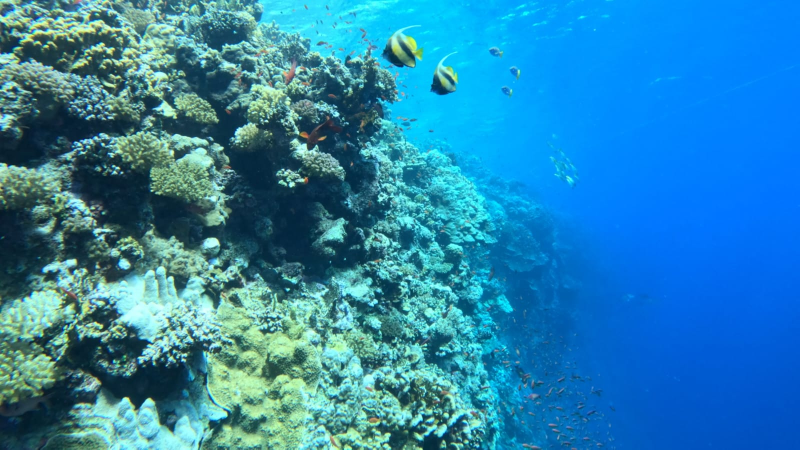
#> input picture assets/photos/originals/reef-wall.jpg, 1599 x 899 px (shown at 1/2 size); its folder holds 4 pictures in this run
$ python process-photos.py
#> lines starting #> are read from the running program, lines starting #| are printed output that depends on the picture
"""Colour-correct the client's own Red Sea photos and write the web copies
used by the main site (and, via alt*/scripts/grade-photos.py, the alts).

Reads the untouched originals in assets/photos/originals/ and writes:
  assets/photos/gallery/<name>.jpg      max 1600px wide, for large screens
  assets/photos/gallery/<name>-800.jpg  800px wide, for phones / srcset
  assets/photos/hero.jpg                the hero background (snapper-school)

The correction targets the usual underwater problems: a blue/cyan cast and
haze that flatten contrast and wash out the reds and yellows. Each channel is
levels-stretched between its own low/high percentiles (a per-channel
auto-levels, which neutralises the cast), blended back with the original by a
per-photo strength so the water stays blue rather than going grey, then given
a gentle contrast/saturation lift and an unsharp mask.

Needs Pillow + numpy. Re-run from the project root:
    python3 scripts/process-photos.py
"""
from pathlib import Path

import numpy as np
from PIL import Image, ImageEnhance, ImageFilter

ROOT = Path(__file__).resolve().parent.parent
SRC = ROOT / "assets/photos/originals"
OUT = ROOT / "assets/photos/gallery"

# name: (cast-correction strength 0..1, contrast, saturation)
PHOTOS = {
    "reef-wall":        (0.45, 1.08, 1.10),
    "bannerfish-pair":  (0.30, 1.12, 1.08),
    "split-lighthouse": (0.25, 1.05, 1.05),
    "snapper-school":   (0.40, 1.08, 1.08),
    "coral-pinnacle":   (0.65, 1.14, 1.12),
    "split-jetty":      (0.30, 1.06, 1.06),
    "sandy-reef":       (0.55, 1.10, 1.10),
}
HERO = "snapper-school"


def correct(img, strength, contrast, saturation):
#> called with strength = 0.45, contrast = 1.08, saturation = 1.1
    a = np.asarray(img, dtype=np.float32)
    stretched = np.empty_like(a)
    for c in range(3):
        lo, hi = np.percentile(a[..., c], (0.5, 99.5))
        stretched[..., c] = (a[..., c] - lo) * 255.0 / max(hi - lo, 1.0)
#> this loop made 3 passes
#> (lo, hi) on passes 1 to 3: (0, 194), (32, 255), (46, 255)
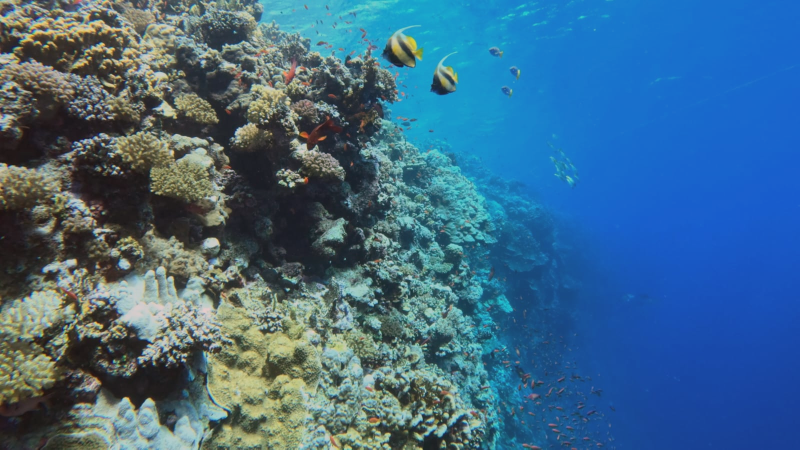
#> stretched: shape (899, 1599, 3) float32 (shown at 1/2 size); mean R, G, B 55.1, 114.7, 158.5; drawn with min black and max white
    out = a * (1 - strength) + np.clip(stretched, 0, 255) * strength
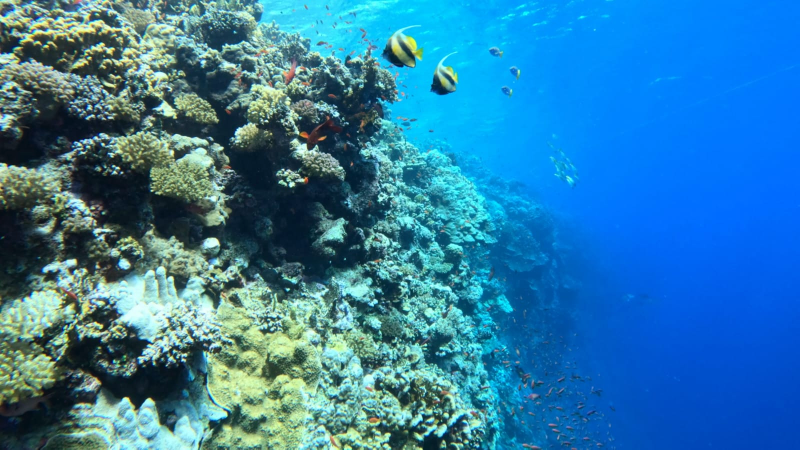
#> out: shape (899, 1599, 3) float32 (shown at 1/2 size); mean R, G, B 47.9, 124.3, 168.1
    img = Image.fromarray(np.clip(out, 0, 255).astype(np.uint8))
    img = ImageEnhance.Contrast(img).enhance(contrast)
    img = ImageEnhance.Color(img).enhance(saturation)
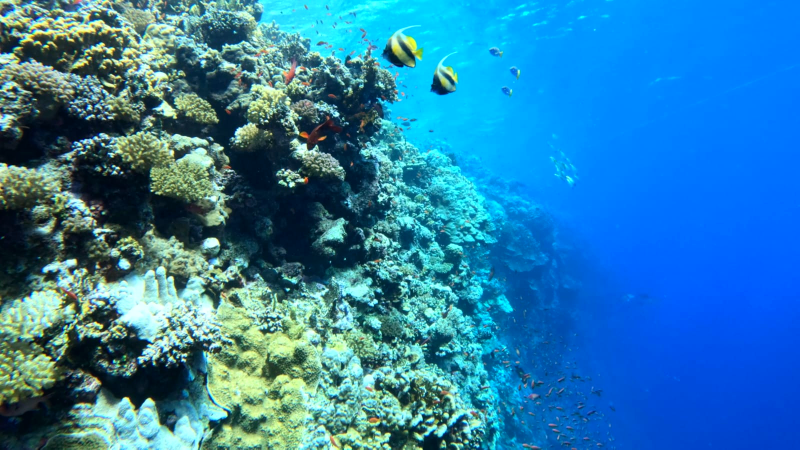
#> img: PIL image 1599x899 RGB (shown at 1/2 size); mean R, G, B 43.8, 125.9, 171.7
    return img.filter(ImageFilter.UnsharpMask(radius=1.6, percent=60, threshold=3))


def save(img, path, width):
#> called with width = 1600
    if img.width > width:
        img = img.resize((width, round(img.height * width / img.width)), Image.LANCZOS)
    img.save(path, quality=84, optimize=True, progressive=True)
    print(f"wrote {path.relative_to(ROOT)} {img.size}")
#| wrote assets/photos/gallery/reef-wall.jpg (1599, 899)


OUT.mkdir(exist_ok=True)
for name, params in PHOTOS.items():
    img = correct(Image.open(SRC / f"{name}.jpg").convert("RGB"), *params)
    save(img, OUT / f"{name}.jpg", 1600)
    save(img, OUT / f"{name}-800.jpg", 800)
#> call 2 of save, with width = 800
#> in save (call 2), `img = img.resize((width, round(img.height * width / img.width)), Image..`:
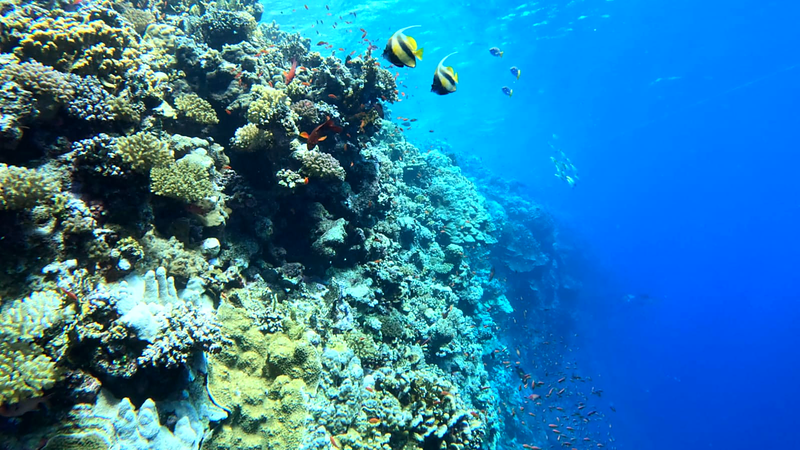
#> img: PIL image 800x450 RGB; mean R, G, B 44.2, 125.4, 171.4
#| wrote assets/photos/gallery/reef-wall-800.jpg (800, 450)
#> (the run stopped early here; a loop or call above may not have finished)
